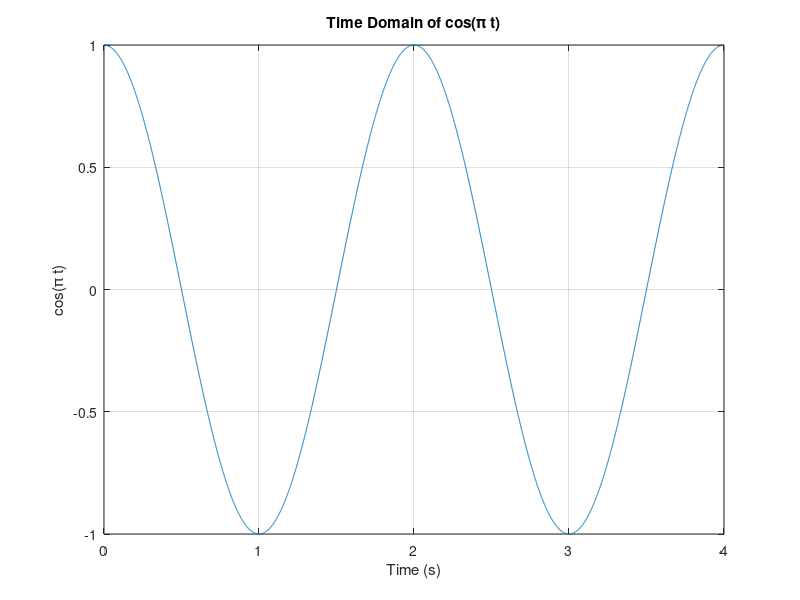
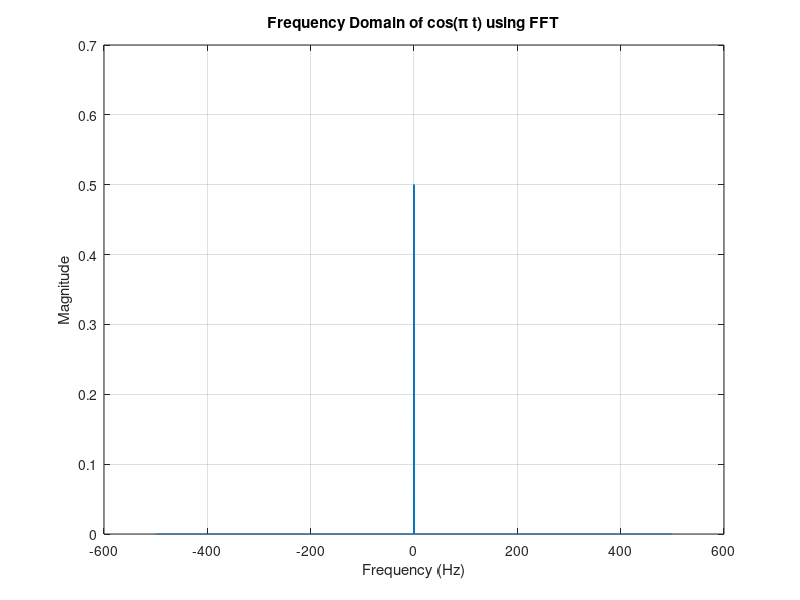
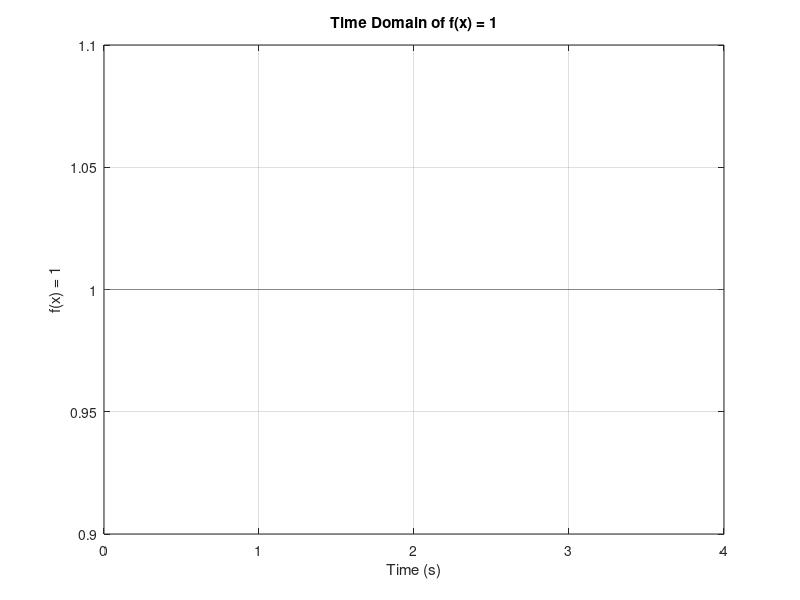
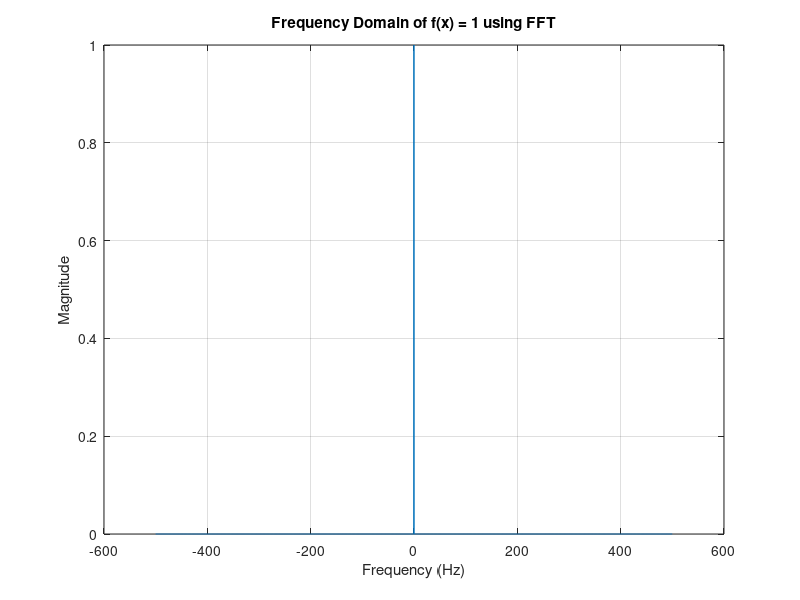

The MATLAB source for these figures, in order: (Note: this script raises an error after producing the figures.)
fs = 1000; 
T = 2; 
t = 0:1/fs:2*T; 

f_cos = cos(pi * t); 

figure;
plot(t, f_cos);
xlabel('Time (s)');
ylabel('cos(\pi t)');
title('Time Domain of cos(\pi t)');
grid on;

N = length(f_cos);
f_cos_fft = fft(f_cos);
f_cos_fft_shifted = fftshift(f_cos_fft);
f = (-N/2:N/2-1)*(fs/N); 

figure;
plot(f, abs(f_cos_fft_shifted)/N);
xlabel('Frequency (Hz)');
ylabel('Magnitude');
title('Frequency Domain of cos(\pi t) using FFT');
grid on;




f_const = ones(size(t)); 

figure;
plot(t, f_const);
xlabel('Time (s)');
ylabel('f(x) = 1');
title('Time Domain of f(x) = 1');
grid on;

f_const_fft = fft(f_const);
f_const_fft_shifted = fftshift(f_const_fft);

figure;
plot(f, abs(f_const_fft_shifted)/N);
xlabel('Frequency (Hz)');
ylabel('Magnitude');
title('Frequency Domain of f(x) = 1 using FFT');
grid on;









% تابع f(x) = δ(x)
f_delta = @(t) dirac(t); % تعریف تابع

delta_samples = f_delta(t);

figure;
stem(t, delta_samples, 'filled');
xlabel('Time (s)');
ylabel('f(x) = \delta(x)');
title('Time Domain of f(x) = \delta(x)');
grid on;

delta_samples_fft = fft(delta_samples);
delta_samples_fft_shifted = fftshift(delta_samples_fft);

figure;
plot(f, abs(delta_samples_fft_shifted)/N);
xlabel('Frequency (Hz)');
ylabel('Magnitude');
title('Frequency Domain of f(x) = \delta(x) using FFT');
grid on;
